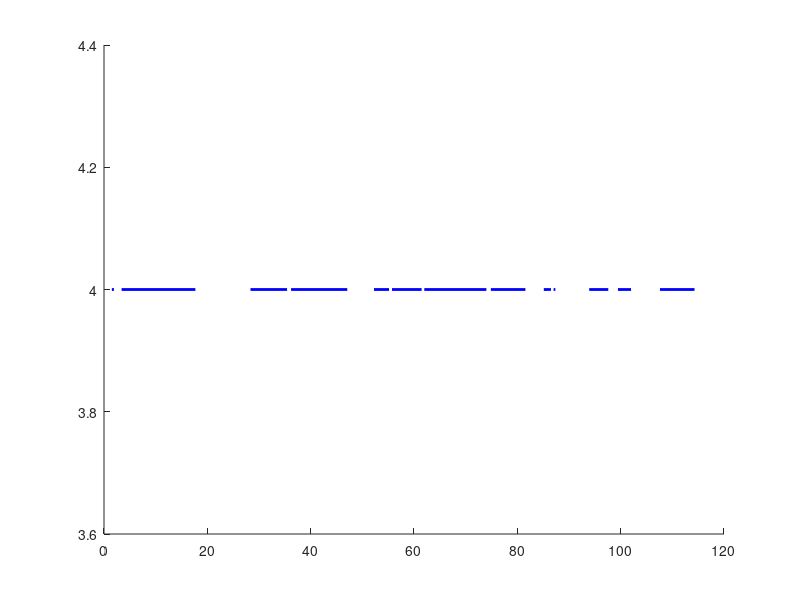
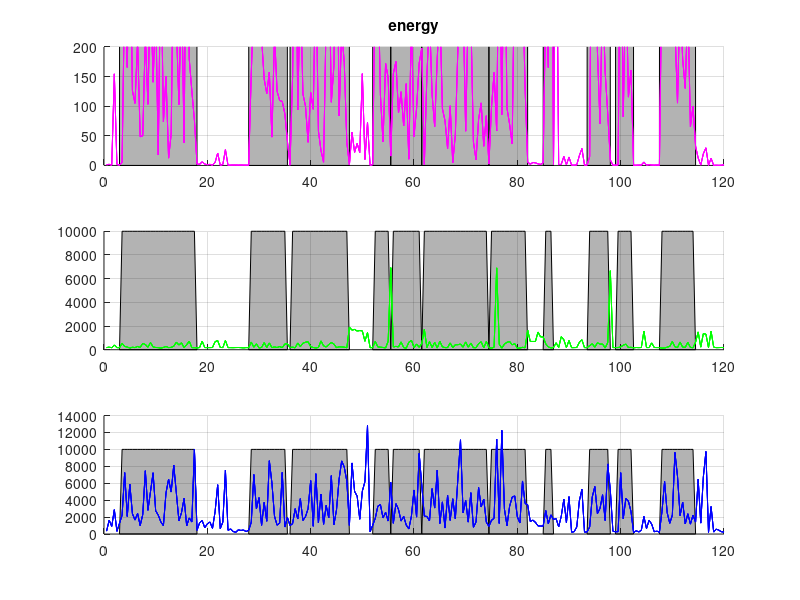

The MATLAB script that drew these images, in order: (Note: this script raises an error after producing the figures.)
D = load('sancRawData.mat');
T = load('sancTruth.mat');

fields = fieldnames(D);
close all;

replace = [];

time = 0:0.1:120;

for i = 1:numel(time)
    for r = 1:length(T.AAAsancTruth)
        if (time(i) >= T.AAAsancTruth(r,1)) && (time(i) <= T.AAAsancTruth(r,2))
            speech.truth(i) = 1;
        elseif (time(i) > T.AAAsancTruth(r,2))
            speech.truth(i) = 0;
        end
    end
end
figure(1);
hold on;

top = length(fields);
for i = 1:length(T.AAAsancTruth)
    plot(T.AAAsancTruth(i,:), [top top], 'LineWidth', 2, 'color', 'b');
end
text(1, top+0.5, 'Truth');

counter = top-1;

figure(2);
hold on;
timer = 0.5:0.5:120;
for i = 1:numel(timer)
    for r = 1:length(T.AAAsancTruth)
        if (timer(i) >= T.AAAsancTruth(r,1)) && (timer(i) <= T.AAAsancTruth(r,2))
            tgraph.truth(i) = 10000;
        elseif (time(i) > T.AAAsancTruth(r,2))
            tgraph.truth(i) = 0;
        end
    end
end

for mask = 1:3
    subplot(3,1,mask);
    hold on;
    grid on;
    fill(timer, tgraph.truth, 'k', 'facealpha', .3);
end

for vp=fields'
    subplot(3,1,1);
    plot(timer, D.(vp{1})(:,3),'m')
    hold on;
    subplot(3,1,2);
    hold on;
    plot(timer, D.(vp{1})(:,4), 'g')
    subplot(3,1,3);
    hold on;
    plot(timer, D.(vp{1})(:,5), 'b')
end
figure(2);
pos1 = get(gcf,'Position'); % get position of Figure(1) 
set(gcf,'Position', pos1 - [pos1(3)/2,0,0,0]) % Shift position of Figure(1) 
subplot(3,1,1);
ylim([0 200]);
title('energy');
refline(0,33);
subplot(3,1,2);
ylim([0 2000]);
title('freq');
refline(0, 775);
subplot(3,1,3);
ylim([0 10000]);
title('sfm');
refline(0, 2500);

%% accuracy
figure(1);
for fn=fields'
    %convert python output to start & stop times
    for i = 2:length(D.(fn{1}))
        if D.(fn{1})(i, 1) == 1 && D.(fn{1})(i-1, 1) == 0
            start = D.(fn{1})(i, 2);
        elseif D.(fn{1})(i, 1) == 0 && D.(fn{1})(i-1, 1) == 1
            stop = D.(fn{1})(i, 2);
            replace = [replace; start stop];
        end
    end
    D.(fn{1}) = replace;
    
    %get binary speech v nonspeech for accuracy check
    for i = 1:numel(time)
        for r = 1:length(D.(fn{1}))
            if (time(i) >= D.(fn{1})(r,1)) && (time(i) <= D.(fn{1})(r,2))
                speech.(fn{1})(i) = 1;
            elseif (time(i) > D.(fn{1})(r,2))
                speech.(fn{1})(i) = 0;
            end
        end
    end
    comparison.(fn{1}) = speech.(fn{1}) == speech.truth;
    accuracy.(fn{1}) = sum(comparison.(fn{1})) / length(comparison.(fn{1}));
    
    %plot data
    for i = 1:length(D.(fn{1}))
        plot(D.(fn{1})(i,:), [counter counter], 'LineWidth', 2, 'color', 'r');
    end
    text(1, counter+0.5, ['Parameters: ' fn{1} ' Accuracy: ' num2str(accuracy.(fn{1}) * 100) '%'], 'interpreter', 'none');
    counter = counter - 1;
end

ylim([counter top+1])
grid on;
set(gcf,'Position', get(gcf,'Position') + [0,0,150,0]); % When Figure(2) is not the same size as Figure(1)
pos2 = get(gcf,'Position');  % get position of Figure(2) 
set(gcf,'Position', pos2 + [pos1(3)/2,0,0,0]) % Shift position of Figure(2)
hold off;
